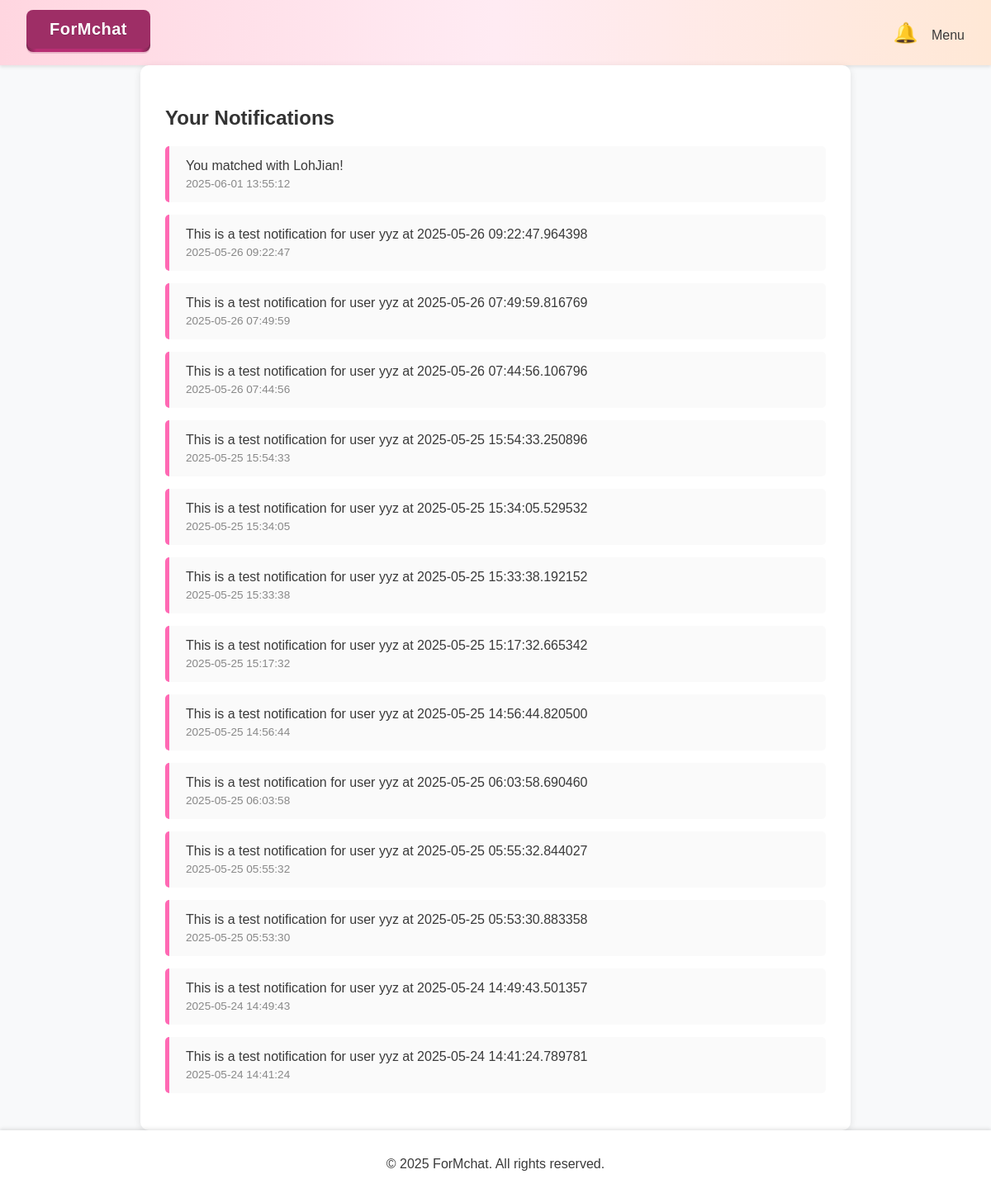
/notifications (signed in), run on the app's committed database.
### app.py (models this page shows)
class Notification(db.Model):
    id = db.Column(db.Integer, primary_key=True)
    user_id = db.Column(db.Integer, db.ForeignKey('user.id'), nullable=False)
    content = db.Column(db.String(255), nullable=False)
    is_read = db.Column(db.Boolean, default=False)
    timestamp = db.Column(db.DateTime, default=datetime.utcnow)
    user = db.relationship('User', backref='notifications')

### app.py (the view)
@app.route('/notifications')
def notifications():
    if 'user_id' not in session:
        flash("Please login first.")
        return redirect('/login')
    user_id = session['user_id']
    notes = Notification.query.filter_by(user_id=user_id).order_by(Notification.timestamp.desc()).all()
    for note in notes:
        if not note.is_read:
            note.is_read = True
    db.session.commit()
    return render_template('notifications.html', notifications=notes)

### app.py (called while the page is built)
@app.before_request
def before_request():
    if 'session_id' not in session:
        session['session_id'] = secrets.token_hex(16)

def generate_csrf_token():
    if 'csrf_token' not in session:
        session['csrf_token'] = secrets.token_hex(16)
    return session['csrf_token']

@app.context_processor
def inject_user_and_notifications():
    user = None
    unread_count = 0
    if 'user_id' in session:
        user_id = session['user_id']
        user = User.query.get(user_id)
        unread_count = Notification.query.filter_by(user_id=user_id, is_read=False).count()
    return dict(user=user, unread_count=unread_count)

@app.context_processor   #pass current_user to render_template() again and always available in base.html
def inject_current_user():
    user_id = session.get('user_id')
    if user_id:
        current_user = User.query.get(user_id)
        return dict(current_user=current_user)
    return dict(current_user=None)

### website/templates/notifications.html (shortened to what this page needs)
{% extends "base.html" %}
{% block content %}
    <div class="container">
        <h2>Your Notifications</h2>
        {% if notifications %}
            {% for note in notifications %}
                <div class="notification {% if not note.is_read %}unread{% endif %}">
                    <p>{{ note.content }}</p>
                    <time>
                        {% if note.timestamp %}
                            {{ note.timestamp.strftime('%Y-%m-%d %H:%M:%S') }}
                        {% else %}
                            Unknown time
                        {% endif %}
                    </time>
                </div>
            {% endfor %}
        {% else %}
            <p>No notifications yet.</p>
        {% endif %}
    </div>
{% endblock %}

### frontend/static/css/style.css (style rules this page uses)
body { font-family: 'Arial', sans-serif; margin: 0; padding: 0; background-color: #FFD3B6; color: #3A3A3A; display: flex; flex-direction: column; min-height: 100vh; }
body { background-color: #f8f9fa; }

### website/templates/notifications.html (style rules this page uses)
.container { max-width: 800px; margin: auto; background-color: white; padding: 30px; border-radius: 10px; box-shadow: 0 2px 10px rgba(0,0,0,0.1); }
h2 { margin-bottom: 20px; color: #333; }
.notification { border-left: 5px solid #ff69b4; padding: 15px 20px; margin-bottom: 15px; background-color: #fafafa; border-radius: 5px; transition: background-color 0.3s ease; }
.notification p { margin: 0; }
.notification time { display: block; font-size: 0.85em; color: #888; margin-top: 5px; }

### data on the page
Notification: content "You matched with LohJian!", timestamp "2025-06-01 13:55:12"
Notification: content "This is a test notification for user yyz at 2025-05-26 09:22:47.964398", timestamp "2025-05-26 09:22:47"
Notification: content "This is a test notification for user yyz at 2025-05-26 07:49:59.816769", timestamp "2025-05-26 07:49:59"
Notification: content "This is a test notification for user yyz at 2025-05-26 07:44:56.106796", timestamp "2025-05-26 07:44:56"
Notification: content "This is a test notification for user yyz at 2025-05-25 15:54:33.250896", timestamp "2025-05-25 15:54:33"
Notification: content "This is a test notification for user yyz at 2025-05-25 15:34:05.529532", timestamp "2025-05-25 15:34:05"
Notification: content "This is a test notification for user yyz at 2025-05-25 15:33:38.192152", timestamp "2025-05-25 15:33:38"
Notification: content "This is a test notification for user yyz at 2025-05-25 15:17:32.665342", timestamp "2025-05-25 15:17:32"
Notification: content "This is a test notification for user yyz at 2025-05-25 14:56:44.820500", timestamp "2025-05-25 14:56:44"
Notification: content "This is a test notification for user yyz at 2025-05-25 06:03:58.690460", timestamp "2025-05-25 06:03:58"
Notification: content "This is a test notification for user yyz at 2025-05-25 05:55:32.844027", timestamp "2025-05-25 05:55:32"
Notification: content "This is a test notification for user yyz at 2025-05-25 05:53:30.883358", timestamp "2025-05-25 05:53:30"
Notification: content "This is a test notification for user yyz at 2025-05-24 14:49:43.501357", timestamp "2025-05-24 14:49:43"
Notification: content "This is a test notification for user yyz at 2025-05-24 14:41:24.789781", timestamp "2025-05-24 14:41:24"
